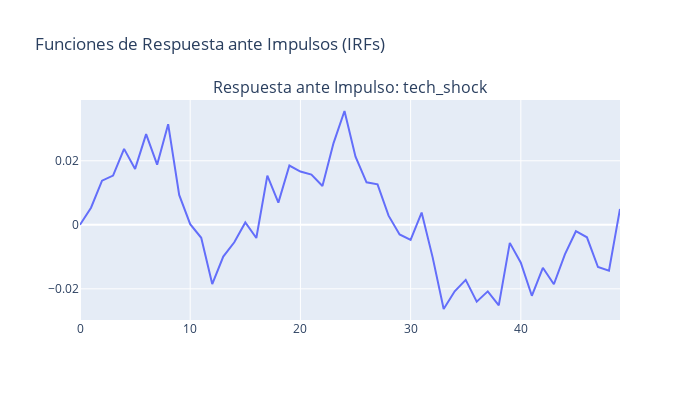
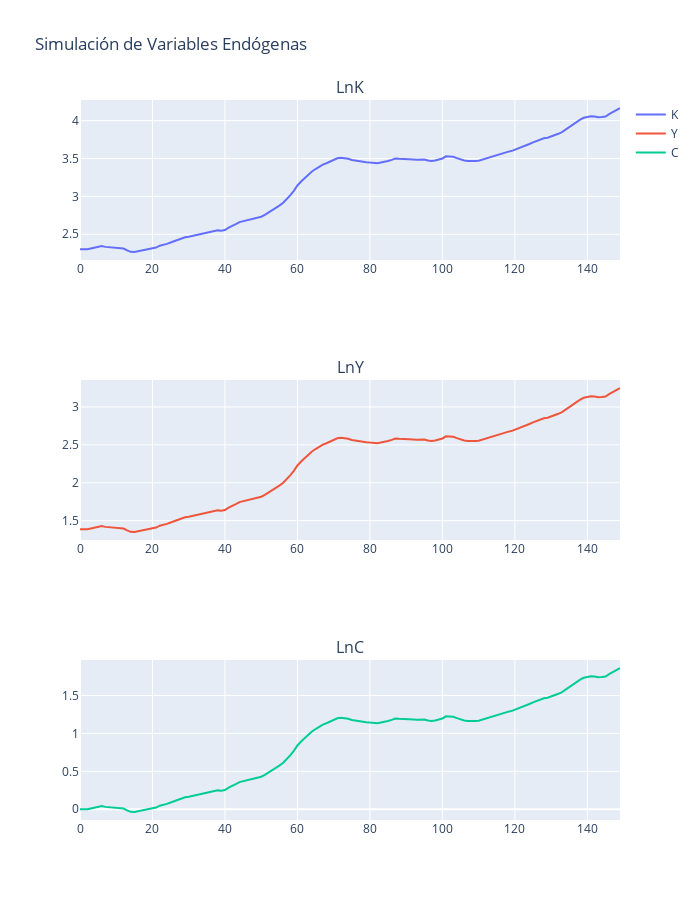

Here is the notebook cell these charts were saved with, in order:
### Code cell
import numpy as np
from scipy.optimize import least_squares
import plotly.graph_objs as go
import plotly.subplots as sp

class RBCModel:
    def __init__(self, params, initial_values):
        self.params = params  # Model parameters
        self.initial_values = initial_values  # Initial values for variables
        self.steady_state_values = None
        self.shocks = {}
        self.model_equations = None

    def declare_model(self, model_type="basic"):
        """Declare the model equations based on the selected model type"""
        if model_type == "basic":
            self.model_equations = self.basic_model
        elif model_type == "log-linear":
            self.model_equations = self.log_linear_model
        else:
            raise ValueError(f"Unknown model type: {model_type}")

    def basic_model(self, variables, params):
        """Basic RBC model equations"""
        c, k, y = variables['c'], variables['k'], variables['y']
        alpha, beta, delta = params['alpha'], params['beta'], params['delta']
        
        # Ensure that capital (k) stays positive
        if k <= 0:
            k = 1e-6  # small positive number to avoid invalid operations

        eq1 = y - k ** alpha * (1 - alpha)  # Cobb-Douglas production function
        eq2 = c - (y - delta * k)  # Consumption equation
        eq3 = k - (1 - delta) * k  # Capital accumulation
        return [eq1, eq2, eq3]

    def log_linear_model(self, variables, params):
        """Log-linearized RBC model equations"""
        c, k, y = variables['c'], variables['k'], variables['y']
        alpha, beta, delta = params['alpha'], params['beta'], params['delta']
        
        # Safeguard to ensure values passed to log() are strictly positive
        c = max(c, 1e-5)
        k = max(k, 1e-5)
        y = max(y, 1e-5)

        # Avoid invalid logarithmic operations by ensuring y - delta * k is positive
        investment_term = y - delta * k
        investment_term = max(investment_term, 1e-5)  # Ensure it is positive

        eq1 = np.log(y) - alpha * np.log(k)  # Log-linearized production function
        eq2 = np.log(c) - np.log(investment_term)  # Log-linearized consumption
        eq3 = np.log(k) - np.log((1 - delta) * k)  # Log-linearized capital accumulation
        return [eq1, eq2, eq3]

    def compute_steady_state(self):
        """Find the steady state by solving the system of equations using least_squares"""
        def steady_state_func(values):
            var_dict = {var: val for var, val in zip(self.variables, values)}
            return self.model_equations(var_dict, self.params)

        # Use better initial guesses based on economic intuition
        initial_guess = [1, 10, 5]  # Improved initial guesses for [c, k, y]
        
        # Using least_squares solver instead of fsolve
        res = least_squares(steady_state_func, initial_guess, max_nfev=5000)
        
        if res.success:
            self.steady_state_values = res.x
        else:
            print(f"Solver failed: {res.message}")
            self.steady_state_values = initial_guess  # Fallback to initial guess
        return self.steady_state_values

    def declare_shocks(self, shock_name, rho, sigma):
        """Define shocks with AR(1) process"""
        self.shocks[shock_name] = {'rho': rho, 'sigma': sigma}

    def simulate_shocks(self, periods=100):
        """Simulate shock series for a given number of periods"""
        shock_series = {}
        for shock, values in self.shocks.items():
            series = np.zeros(periods)
            for t in range(1, periods):
                series[t] = values['rho'] * series[t-1] + np.random.normal(0, values['sigma'])
            shock_series[shock] = series
        return shock_series

    def impulse_response(self, periods=10):
        """Plot impulse response functions for variables"""
        shock_series = self.simulate_shocks(periods)
        shock_name = list(self.shocks.keys())[0]
        shock_values = shock_series[shock_name]

        # Create a Plotly figure for the impulse response
        fig = sp.make_subplots(rows=1, cols=1, subplot_titles=[f'Respuesta ante Impulso: {shock_name}'])

        fig.add_trace(go.Scatter(x=np.arange(periods), y=shock_values, mode='lines', name=f'{shock_name} Shock'), row=1, col=1)

        fig.update_layout(height=400, width=700, title_text="Funciones de Respuesta ante Impulsos (IRFs)")
        fig.show()

    def simulate_endogenous_variables(self, periods=150):
        """Simulate the time series for endogenous variables over multiple periods"""
        shock_series = self.simulate_shocks(periods)
        variables = ['k', 'y', 'c']
        time = np.arange(periods)

        fig = sp.make_subplots(rows=3, cols=1, subplot_titles=[f'Ln{var.capitalize()}' for var in variables])

        for i, var in enumerate(variables):
            simulated_values = np.log(self.initial_values[var]) + np.cumsum(shock_series[list(self.shocks.keys())[0]])
            fig.add_trace(go.Scatter(x=time, y=simulated_values, mode='lines', name=f'{var.capitalize()}'), row=i+1, col=1)

        fig.update_layout(height=900, width=700, title_text="Simulación de Variables Endógenas")
        fig.show()

    def calculate_moments(self, periods=150):
        """Calculate moments for the variables (mean, standard deviation, autocorrelation)"""
        shock_series = self.simulate_shocks(periods)
        variables = ['k', 'y', 'c']

        moments = {}
        for var in variables:
            simulated_values = np.log(self.initial_values[var]) + np.cumsum(shock_series[list(self.shocks.keys())[0]])
            mean = np.mean(simulated_values)
            std_dev = np.std(simulated_values)
            autocorr = np.corrcoef(simulated_values[:-1], simulated_values[1:])[0, 1]

            moments[var] = {'mean': mean, 'std_dev': std_dev, 'autocorrelation': autocorr}

        for var, stats in moments.items():
            print(f"Momentos para {var}:")
            print(f"  Media: {stats['mean']:.4f}")
            print(f"  Desviación Estándar: {stats['std_dev']:.4f}")
            print(f"  Autocorrelación: {stats['autocorrelation']:.4f}")

# Example usage
params = {
    'alpha': 0.46,  # Capital share
    'beta': 0.5,   # Discount factor
    'delta': 0.030, # Depreciation rate
    'rho': 0.4,     # Shock persistence
    'sigma': 0.01   # Standard deviation of shocks
}

initial_values = {
    'k': 10,  # Capital
    'c': 1,   # Consumption
    'y': 4,   # Output
}

# Create the model
model = RBCModel(params, initial_values)

# Choose model type ('basic' or 'log-linear')
model_type = 'log-linear'  # You can change this to 'log-linear'

model.declare_model(model_type)
model.variables = ['c', 'k', 'y']

# Compute steady state
steady_state = model.compute_steady_state()
print("Valores del estado estacionario:", steady_state)

# Define a shock (e.g., technology shock)
model.declare_shocks('tech_shock', rho=0.9, sigma=0.01)

# Plot impulse response
model.impulse_response(periods=50)

# Simulate endogenous variables
model.simulate_endogenous_variables(periods=150)

# Calculate moments
model.calculate_moments(periods=150)

### Figure 1 — Plotly figure (JSON) as saved in the notebook; plotly's stock layout.template omitted (floating-point values rounded to 4 significant figures)
{"data": [{"mode": "lines", "name": "tech_shock Shock", "type": "scatter", "x": [0, 1, 2, 3, 4, 5, 6, 7, 8, 9, 10, 11, 12, 13, 14, 15, 16, 17, 18, 19, 20, 21, 22, 23, 24, 25, 26, 27, 28, 29, 30, 31, 32, 33, 34, 35, 36, 37, 38, 39, 40, 41, 42, 43, 44, 45, 46, 47, 48, 49], "xaxis": "x", "y": [0, 0.00534, 0.01378, 0.0154, 0.02372, 0.01747, 0.02832, 0.01878, 0.03144, 0.00934, 0.0002025, -0.004045, -0.01849, -0.009933, -0.005463, 0.0007334, -0.004125, 0.01535, 0.006927, 0.01853, 0.01664, 0.0157, 0.01211, 0.02546, 0.03556, 0.02129, 0.01328, 0.01266, 0.00285, -0.003001, -0.004719, 0.003815, -0.01017, -0.0263, -0.02077, -0.01719, -0.02399, -0.02079, -0.02518, -0.005642, -0.01183, -0.02217, -0.01342, -0.01857, -0.009241, -0.002, -0.003901, -0.01319, -0.01433, 0.004966], "yaxis": "y"}], "layout": {"annotations": [{"font": {"size": 16}, "showarrow": false, "text": "Respuesta ante Impulso: tech_shock", "x": 0.5, "xanchor": "center", "xref": "paper", "y": 1, "yanchor": "bottom", "yref": "paper"}], "height": 400, "title": {"text": "Funciones de Respuesta ante Impulsos (IRFs)"}, "width": 700, "xaxis": {"anchor": "y", "domain": [0, 1]}, "yaxis": {"anchor": "x", "domain": [0, 1]}}}

### Figure 2 — Plotly figure (JSON) as saved in the notebook; plotly's stock layout.template omitted (floating-point values rounded to 4 significant figures; data arrays with more than 128 entries replaced by an {"elided": "..."} marker saying what was removed)
{"data": [{"mode": "lines", "name": "K", "type": "scatter", "x": {"elided": "150 int values"}, "xaxis": "x", "y": {"elided": "150 float values"}, "yaxis": "y"}, {"mode": "lines", "name": "Y", "type": "scatter", "x": {"elided": "150 int values"}, "xaxis": "x2", "y": {"elided": "150 float values"}, "yaxis": "y2"}, {"mode": "lines", "name": "C", "type": "scatter", "x": {"elided": "150 int values"}, "xaxis": "x3", "y": {"elided": "150 float values"}, "yaxis": "y3"}], "layout": {"annotations": [{"font": {"size": 16}, "showarrow": false, "text": "LnK", "x": 0.5, "xanchor": "center", "xref": "paper", "y": 1, "yanchor": "bottom", "yref": "paper"}, {"font": {"size": 16}, "showarrow": false, "text": "LnY", "x": 0.5, "xanchor": "center", "xref": "paper", "y": 0.6111, "yanchor": "bottom", "yref": "paper"}, {"font": {"size": 16}, "showarrow": false, "text": "LnC", "x": 0.5, "xanchor": "center", "xref": "paper", "y": 0.2222, "yanchor": "bottom", "yref": "paper"}], "height": 900, "title": {"text": "Simulación de Variables Endógenas"}, "width": 700, "xaxis": {"anchor": "y", "domain": [0, 1]}, "xaxis2": {"anchor": "y2", "domain": [0, 1]}, "xaxis3": {"anchor": "y3", "domain": [0, 1]}, "yaxis": {"anchor": "x", "domain": [0.7778, 1]}, "yaxis2": {"anchor": "x2", "domain": [0.3889, 0.6111]}, "yaxis3": {"anchor": "x3", "domain": [0, 0.2222]}}}
